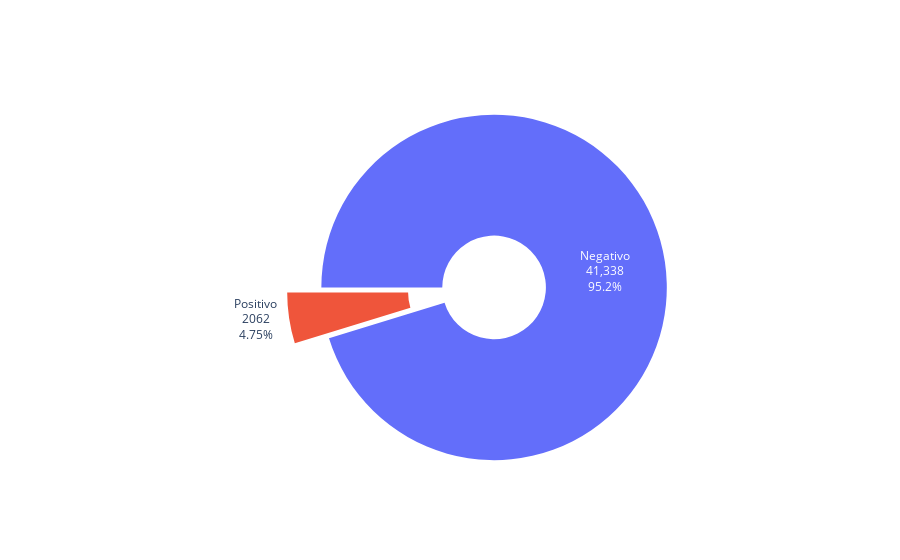

The cell this chart's notebook holds for it:
### Code cell
labels = ['Negativo', 'Positivo']
values = [41338, 2062]
fig = go.Figure(data=[go.Pie(labels=labels, values=values, textinfo='label+percent+value', hole=.3, rotation=-90)])
fig.update_layout(showlegend=False)
fig.update_traces(textfont_size=12, pull=[0.1, 0.1], hoverinfo='label+percent+value')
fig.show()
fig.write_image(os.path.join(os.path.dirname(os.path.dirname(os.path.abspath('file'))), 'utils', "image", "cardio.png"))

### Figure 1 — Plotly figure (JSON) as saved in the notebook; plotly's stock layout.template omitted (floating-point values rounded to 4 significant figures)
{"data": [{"hole": 0.3, "hoverinfo": "label+percent+value", "labels": ["Negativo", "Positivo"], "pull": [0.1, 0.1], "rotation": -90, "textfont": {"size": 12}, "textinfo": "label+percent+value", "type": "pie", "values": [41338, 2062]}], "layout": {"showlegend": false}}
